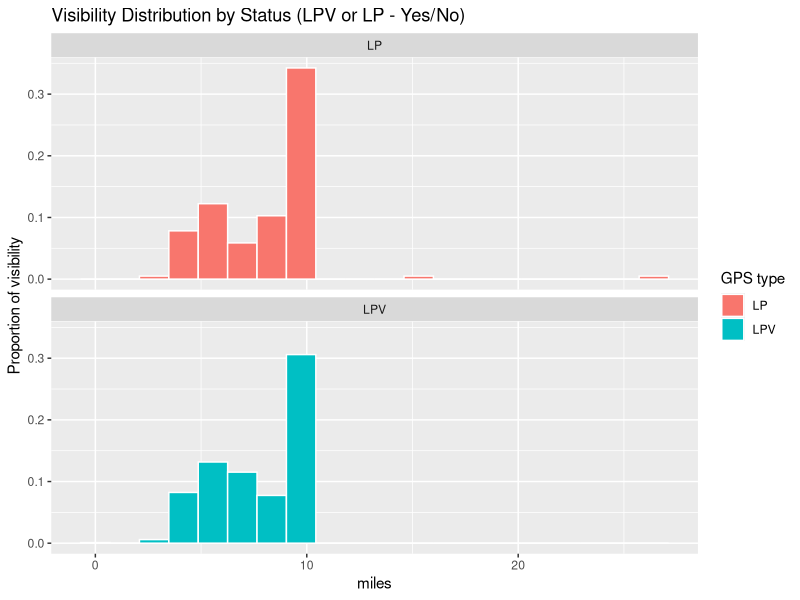
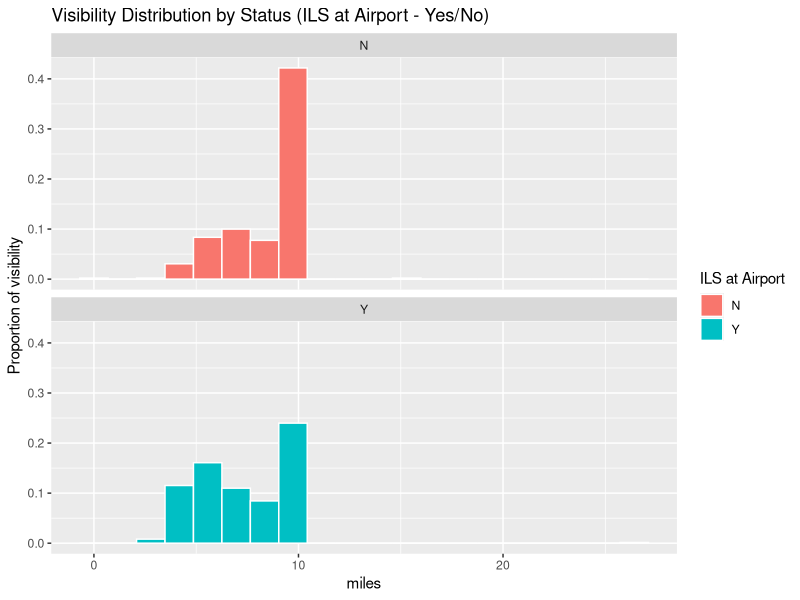
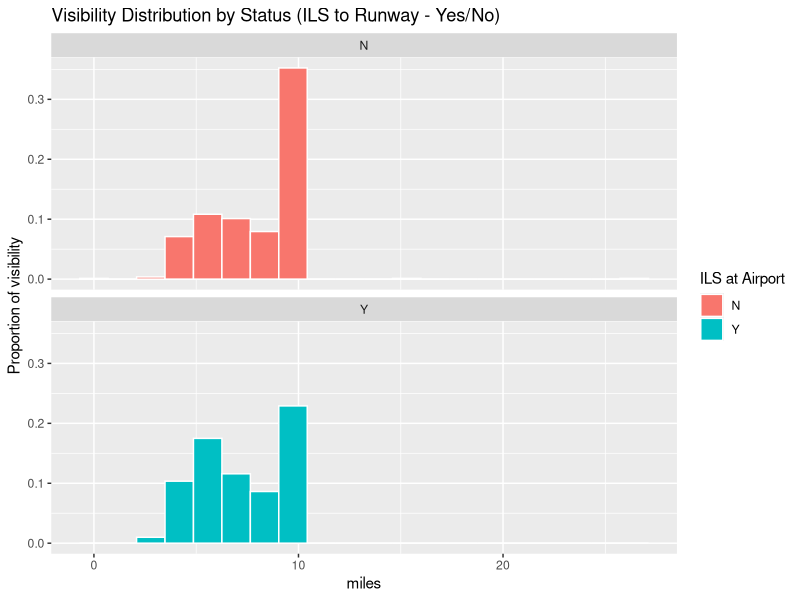

Here is the R script that generated these plots, in order:
library(tidyverse)
library(ggplot2)

setwd("~/OneDrive - George Mason University/GMU/Spring 2021/DAEN_690/FW/Datasets/NEW")

data <- read.csv('FW_airport_analysis.csv')
str(data)

# convert to factor
data$LPV.or.LP = factor(data$LPV.or.LP)
data$DA.OR.MDA = factor(data$DA.OR.MDA)
data$ILS...Arpt..Y.N. = factor(data$ILS...Arpt..Y.N.)
data$ILS.to.Rwy..Y.N. = factor(data$ILS.to.Rwy..Y.N.)

# LPV or LP
data %>% group_by(LPV.or.LP) %>%
        summarise(count = n(),
                  avg_visibility = mean(avg_visibility),
                  max_visibility = max(max_visibility),
                  min_visibility = min(min_visibility),
                  median_visibility = median(median_visibility))

ggplot(data = data, aes(x = avg_visibility, fill = LPV.or.LP)) + 
  geom_histogram(aes(y = ..density..), color = "white", bins = 20) +
  facet_wrap(~ LPV.or.LP, nrow = 2) +
  labs(title = "Visibility Distribution by Status (LPV or LP - Yes/No)",
       x = "miles", y = "Proportion of visibility") + scale_fill_discrete(name = "GPS type")

wilcox.test(avg_visibility ~ LPV.or.LP, data)

# ILS at Airport
data %>% group_by(ILS...Arpt..Y.N.) %>%
  summarise(count = n(),
            avg_visibility = mean(avg_visibility),
            max_visibility = max(max_visibility),
            min_visibility = min(min_visibility),
            median_visibility = median(median_visibility))

ggplot(data = data, aes(x = avg_visibility, fill = ILS...Arpt..Y.N.)) + 
  geom_histogram(aes(y = ..density..), color = "white", bins = 20) +
  facet_wrap(~ ILS...Arpt..Y.N., nrow = 2) +
  labs(title = "Visibility Distribution by Status (ILS at Airport - Yes/No)",
       x = "miles", y = "Proportion of visibility") + scale_fill_discrete(name = "ILS at Airport")
 
wilcox.test(avg_visibility ~ ILS...Arpt..Y.N., data)

# ILS to the runway
data %>% group_by(ILS.to.Rwy..Y.N.) %>%
  summarise(count = n(),
            avg_visibility = mean(avg_visibility),
            max_visibility = max(max_visibility),
            min_visibility = min(min_visibility),
            median_visibility = median(median_visibility))

ggplot(data = data, aes(x = avg_visibility, fill = ILS.to.Rwy..Y.N.)) + 
  geom_histogram(aes(y = ..density..), color = "white", bins = 20) +
  facet_wrap(~ ILS.to.Rwy..Y.N., nrow = 2) +
  labs(title = "Visibility Distribution by Status (ILS to Runway - Yes/No)",
       x = "miles", y = "Proportion of visibility") + scale_fill_discrete(name = "ILS at Airport")

wilcox.test(avg_visibility ~ ILS.to.Rwy..Y.N., data)

model1 = glm(data = data, ILS...Arpt..Y.N. ~ avg_visibility, family = binomial)
summary(model1)

newdata = data.frame(avg_visibility = c(10,5,1))
predict(model1, newdata=newdata, type='response')


model2 = glm(data = data, ILS.to.Rwy..Y.N. ~ avg_visibility, family = binomial)
summary(model2)
predict(model2, newdata=newdata, type='response')
